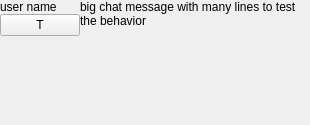
<?xml version="1.0" encoding="UTF-8"?>
<ui version="4.0">
 <class>ChatMessagePanel</class>
 <widget class="QWidget" name="ChatMessagePanel">
  <property name="geometry">
   <rect>
    <x>0</x>
    <y>0</y>
    <width>310</width>
    <height>125</height>
   </rect>
  </property>
  <property name="sizePolicy">
   <sizepolicy hsizetype="Preferred" vsizetype="MinimumExpanding">
    <horstretch>0</horstretch>
    <verstretch>0</verstretch>
   </sizepolicy>
  </property>
  <property name="windowTitle">
   <string>Form</string>
  </property>
  <property name="autoFillBackground">
   <bool>false</bool>
  </property>
  <layout class="QHBoxLayout" name="horizontalLayout">
   <property name="spacing">
    <number>0</number>
   </property>
   <property name="sizeConstraint">
    <enum>QLayout::SetDefaultConstraint</enum>
   </property>
   <property name="leftMargin">
    <number>0</number>
   </property>
   <property name="topMargin">
    <number>0</number>
   </property>
   <property name="rightMargin">
    <number>0</number>
   </property>
   <property name="bottomMargin">
    <number>0</number>
   </property>
   <item alignment="Qt::AlignTop">
    <widget class="QWidget" name="widget" native="true">
     <property name="sizePolicy">
      <sizepolicy hsizetype="Fixed" vsizetype="Expanding">
       <horstretch>0</horstretch>
       <verstretch>2</verstretch>
      </sizepolicy>
     </property>
     <layout class="QVBoxLayout" name="verticalLayout">
      <property name="spacing">
       <number>0</number>
      </property>
      <property name="leftMargin">
       <number>0</number>
      </property>
      <property name="topMargin">
       <number>0</number>
      </property>
      <property name="rightMargin">
       <number>0</number>
      </property>
      <property name="bottomMargin">
       <number>0</number>
      </property>
      <item>
       <widget class="QLabel" name="labelUserName">
        <property name="sizePolicy">
         <sizepolicy hsizetype="Fixed" vsizetype="Fixed">
          <horstretch>0</horstretch>
          <verstretch>0</verstretch>
         </sizepolicy>
        </property>
        <property name="layoutDirection">
         <enum>Qt::LeftToRight</enum>
        </property>
        <property name="autoFillBackground">
         <bool>false</bool>
        </property>
        <property name="text">
         <string>user name</string>
        </property>
        <property name="scaledContents">
         <bool>false</bool>
        </property>
        <property name="alignment">
         <set>Qt::AlignLeading|Qt::AlignLeft|Qt::AlignTop</set>
        </property>
       </widget>
      </item>
      <item alignment="Qt::AlignRight|Qt::AlignBottom">
       <widget class="QPushButton" name="translateButton">
        <property name="sizePolicy">
         <sizepolicy hsizetype="Maximum" vsizetype="Fixed">
          <horstretch>0</horstretch>
          <verstretch>0</verstretch>
         </sizepolicy>
        </property>
        <property name="toolTip">
         <string>translate ...</string>
        </property>
        <property name="text">
         <string>T</string>
        </property>
        <property name="checkable">
         <bool>true</bool>
        </property>
       </widget>
      </item>
     </layout>
    </widget>
   </item>
   <item>
    <widget class="QLabel" name="labelMessage">
     <property name="sizePolicy">
      <sizepolicy hsizetype="Preferred" vsizetype="Preferred">
       <horstretch>0</horstretch>
       <verstretch>0</verstretch>
      </sizepolicy>
     </property>
     <property name="text">
      <string>big chat message with many lines to test the behavior</string>
     </property>
     <property name="textFormat">
      <enum>Qt::RichText</enum>
     </property>
     <property name="scaledContents">
      <bool>false</bool>
     </property>
     <property name="alignment">
      <set>Qt::AlignLeading|Qt::AlignLeft|Qt::AlignTop</set>
     </property>
     <property name="wordWrap">
      <bool>true</bool>
     </property>
     <property name="openExternalLinks">
      <bool>true</bool>
     </property>
     <property name="textInteractionFlags">
      <set>Qt::LinksAccessibleByKeyboard|Qt::LinksAccessibleByMouse|Qt::TextBrowserInteraction|Qt::TextSelectableByKeyboard|Qt::TextSelectableByMouse</set>
     </property>
    </widget>
   </item>
  </layout>
 </widget>
 <resources/>
 <connections/>
</ui>
